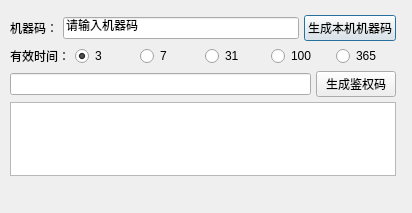
<?xml version="1.0" encoding="UTF-8"?>
<ui version="4.0">
 <class>main_win</class>
 <widget class="QDialog" name="main_win">
  <property name="geometry">
   <rect>
    <x>0</x>
    <y>0</y>
    <width>412</width>
    <height>213</height>
   </rect>
  </property>
  <property name="windowTitle">
   <string>鉴权码生成器</string>
  </property>
  <widget class="QWidget" name="verticalLayoutWidget">
   <property name="geometry">
    <rect>
     <x>10</x>
     <y>10</y>
     <width>391</width>
     <height>171</height>
    </rect>
   </property>
   <layout class="QVBoxLayout" name="main_lout" stretch="2,1,2,0">
    <property name="spacing">
     <number>5</number>
    </property>
    <property name="topMargin">
     <number>5</number>
    </property>
    <property name="rightMargin">
     <number>5</number>
    </property>
    <property name="bottomMargin">
     <number>5</number>
    </property>
    <item>
     <layout class="QHBoxLayout" name="horizontalLayout">
      <item>
       <widget class="QLabel" name="lb_uuid">
        <property name="text">
         <string>机器码：</string>
        </property>
       </widget>
      </item>
      <item>
       <widget class="QLineEdit" name="le_uuid">
        <property name="text">
         <string>请输入机器码</string>
        </property>
       </widget>
      </item>
      <item>
       <widget class="QPushButton" name="pbtn_uuid">
        <property name="text">
         <string>生成本机机器码</string>
        </property>
       </widget>
      </item>
     </layout>
    </item>
    <item>
     <layout class="QHBoxLayout" name="horizontalLayout_2">
      <item>
       <widget class="QLabel" name="lb_valid_time">
        <property name="text">
         <string>有效时间：</string>
        </property>
       </widget>
      </item>
      <item>
       <widget class="QRadioButton" name="rbtn_day_3">
        <property name="text">
         <string>3</string>
        </property>
        <property name="checked">
         <bool>true</bool>
        </property>
       </widget>
      </item>
      <item>
       <widget class="QRadioButton" name="rbtn_day_7">
        <property name="text">
         <string>7</string>
        </property>
        <property name="checked">
         <bool>false</bool>
        </property>
       </widget>
      </item>
      <item>
       <widget class="QRadioButton" name="rbtn_day_31">
        <property name="text">
         <string>31</string>
        </property>
        <property name="checked">
         <bool>false</bool>
        </property>
       </widget>
      </item>
      <item>
       <widget class="QRadioButton" name="rbtn_day_100">
        <property name="text">
         <string>100</string>
        </property>
       </widget>
      </item>
      <item>
       <widget class="QRadioButton" name="rbtn_day_365">
        <property name="text">
         <string>365</string>
        </property>
       </widget>
      </item>
     </layout>
    </item>
    <item>
     <layout class="QHBoxLayout" name="horizontalLayout_3">
      <item>
       <widget class="QLineEdit" name="le_licence"/>
      </item>
      <item>
       <widget class="QPushButton" name="pbtn_generate">
        <property name="text">
         <string>生成鉴权码</string>
        </property>
       </widget>
      </item>
     </layout>
    </item>
    <item>
     <widget class="QTextEdit" name="te_msg"/>
    </item>
   </layout>
  </widget>
 </widget>
 <resources/>
 <connections>
  <connection>
   <sender>pbtn_uuid</sender>
   <signal>clicked()</signal>
   <receiver>main_win</receiver>
   <slot>slot_ptbn_uuid_clicked()</slot>
   <hints>
    <hint type="sourcelabel">
     <x>353</x>
     <y>46</y>
    </hint>
    <hint type="destinationlabel">
     <x>420</x>
     <y>67</y>
    </hint>
   </hints>
  </connection>
  <connection>
   <sender>pbtn_generate</sender>
   <signal>clicked()</signal>
   <receiver>main_win</receiver>
   <slot>slot_pbtn_generate_clicked()</slot>
   <hints>
    <hint type="sourcelabel">
     <x>372</x>
     <y>150</y>
    </hint>
    <hint type="destinationlabel">
     <x>418</x>
     <y>156</y>
    </hint>
   </hints>
  </connection>
 </connections>
 <slots>
  <slot>slot_ptbn_uuid_clicked()</slot>
  <slot>slot_pbtn_generate_clicked()</slot>
 </slots>
</ui>
